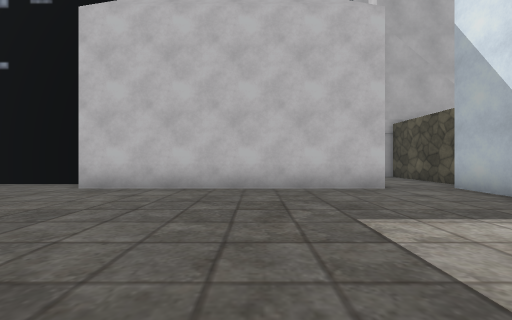
view 1 (above)

21 first-person views from a walk through a Unity game level. The camera is 1.3 m above the floor, looks level and sees 90° across. The floor is counted in squares, 2 m on a side. Each view is taken from the middle of a square. On the plan, view 1 faces up. The plan holds only what a view shows up to about 9 squares ahead; the rest is blank. The place goes on beyond the plan. Some surface patterns are stand-ins.

view 2
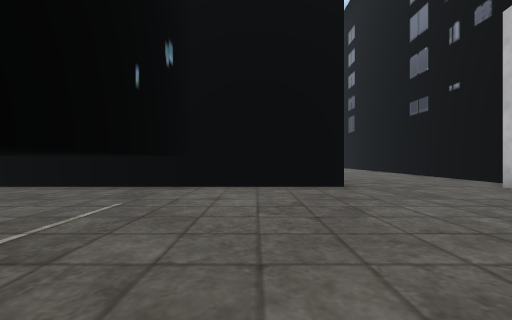

view 3
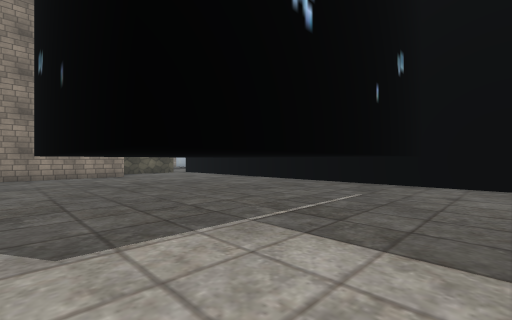

view 4
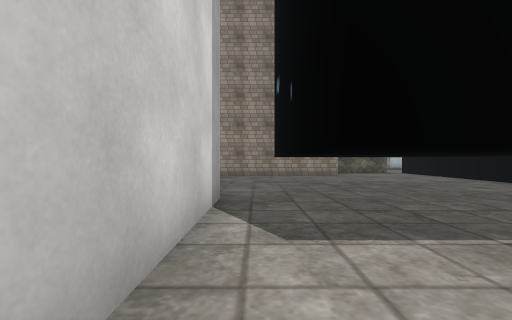

view 5
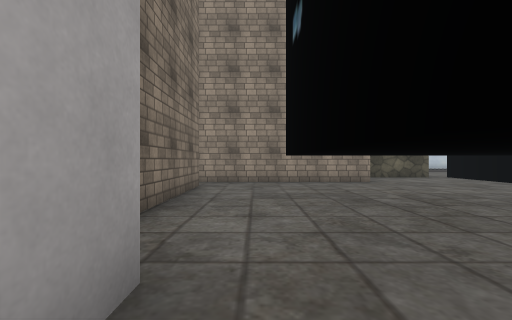

view 6
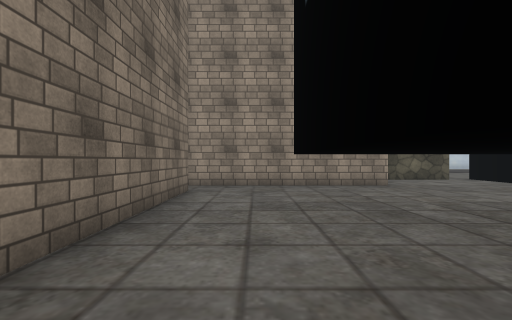

view 7
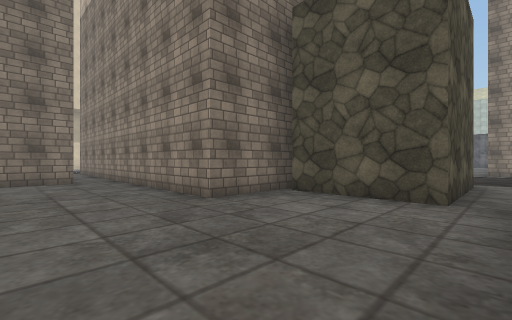

view 8
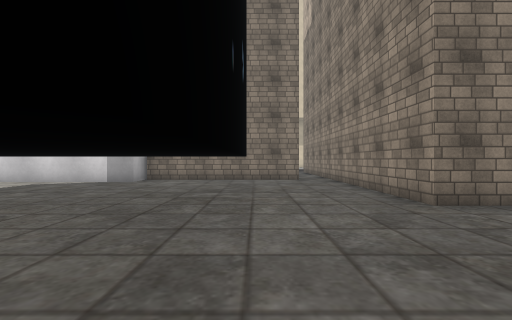

view 9
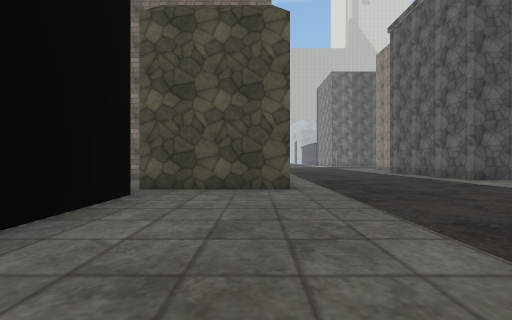

view 10
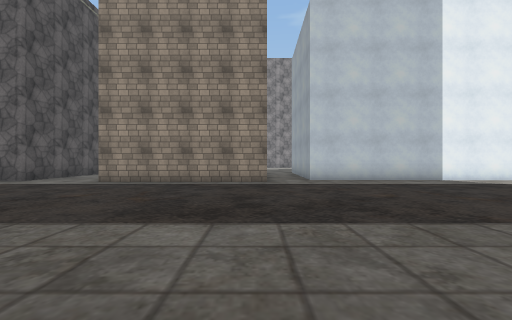

view 11
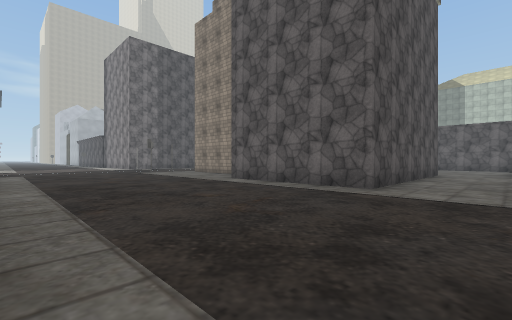

view 12
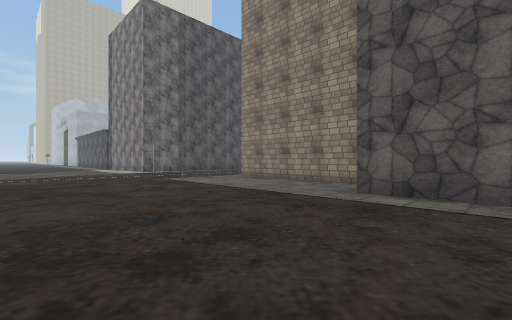

view 13
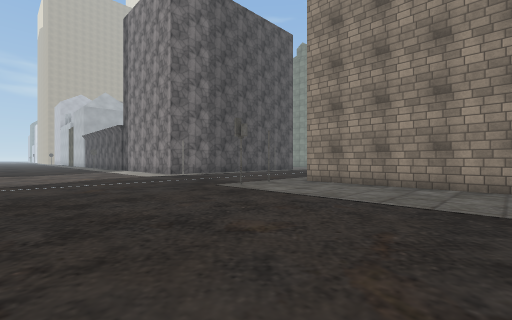

view 14
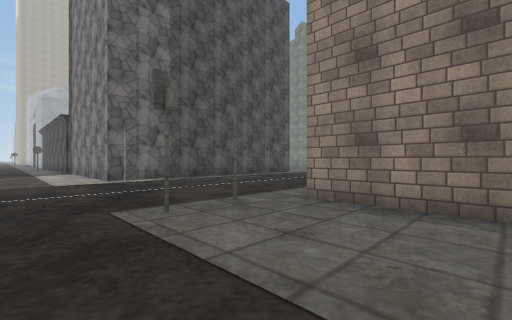

view 15
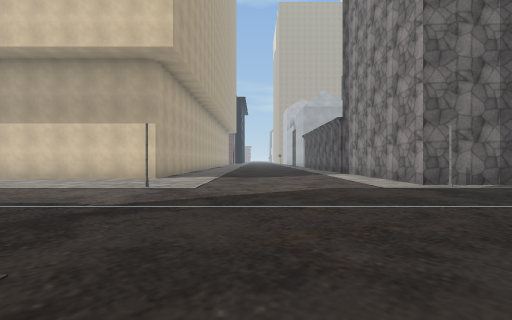

view 16
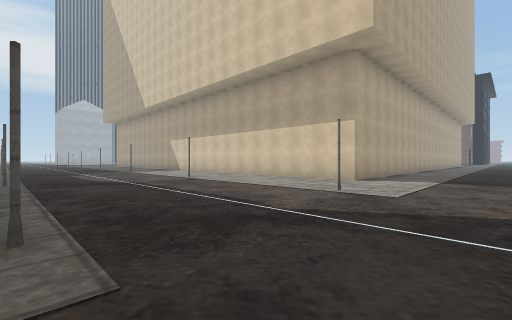

view 17
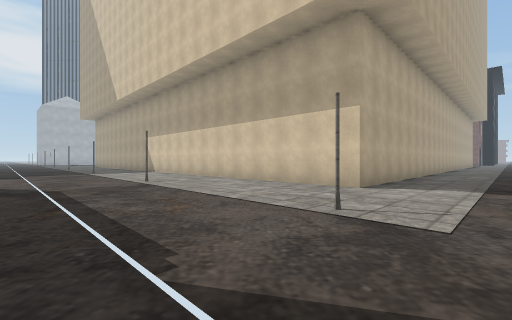

view 18
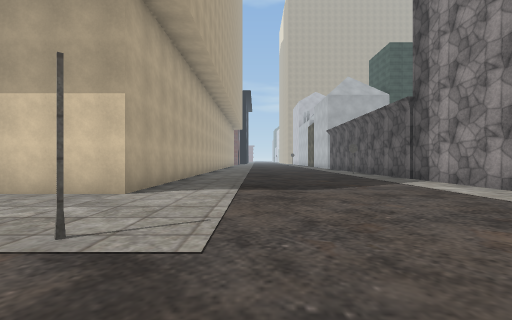

view 19
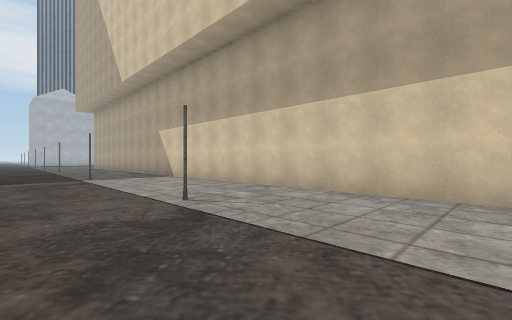

view 20
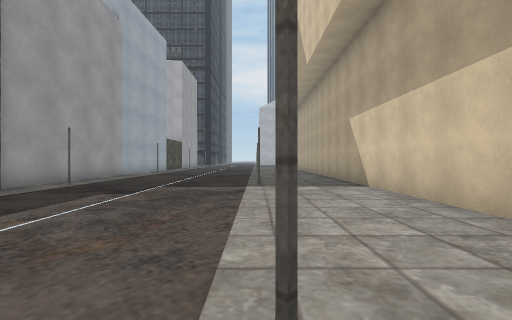

view 21
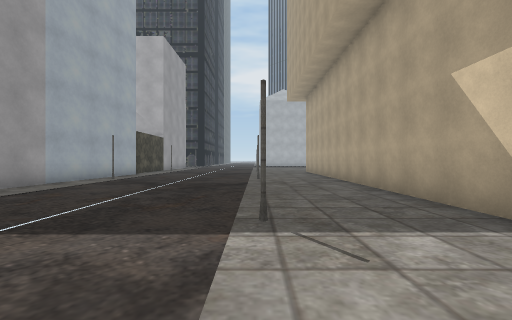

### Floor plan
Key: @ floor where view 1 was taken; # wall or solid block; . floor; = window, fence, low wall or low ledge; T thing the floor can be seen under or through; O other object.
Columns run from 16 left of view 1 to 22 right of it. Each row starts with its distance up from view 1.
  8                     ..#
  7          ####       ..#
  6          ...########.##
  5          ............#
  4          ............
  3          ...........     #O....O..#
  2            #.......      #........#
  1            #......       #........#
  0            #....@...#    #........#
 -1            #........#    #........#
 -2            ##T     .#    #........#
 -3             #..... .#    #O....O..#
 -4             #..... .##   #........#
 -5             #..... ..#    ........#
 -6             #.....#..#     .......#
 -7            ##=====#..#    ........#
 -8            #.........#    ........#
 -9            #.........#    O....O..#
-10            #...........   ........#
-11            #....#######   ........#
-12            #....#         ........#
-13          ....####         ........#
-14         .....#            ........#####
-15        ......#            O....O.......
-16       .................................
-17      ..................................
-18     ...................................
-19    ....................................
-20   .....................................
-21  .........................#............
-22 ........#####...#####.................#
-23 #######.     ...#    .....O....O#######
-24              ...#    #####......#
-25              ...#         ......#
-26              ...#          ...

Positions as (right, up) in squares from view 1, and headings:
1: (0, 0), facing up
2: (2, 0), facing left
3: (3, 0), facing down-left
4: (3, 0), facing down
5: (3, -3), facing down
6: (3, -4), facing down
7: (-4, -8), facing down-right
8: (-4, -8), facing right
9: (-9, -15), facing right
10: (-8, -14), facing down
11: (-3, -16), facing down-right
12: (2, -17), facing down-right
13: (5, -17), facing down-right
14: (7, -20), facing down-right
15: (9, -18), facing right
16: (10, -18), facing up-right
17: (12, -17), facing up-right
18: (13, -17), facing right
19: (13, -13), facing up-right
20: (15, -10), facing up
21: (15, -6), facing up
